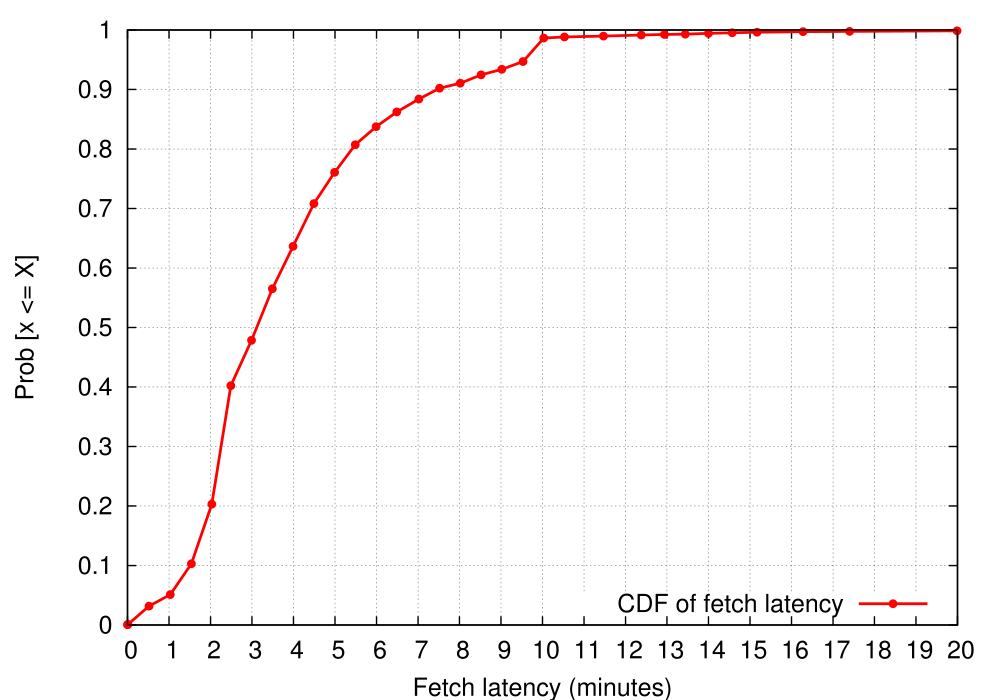

Reproduce this figure in gnuplot.
set yrange [0:1]
set ytics 0.1
set grid 
set xlabel "Fetch latency (minutes)"
set ylabel "Prob [x <= X]"
set key bottom right
set output 'fetch-latency-cdf.eps'
set terminal postscript enhanced color solid 18
set xrange [0:20]
set xtics 1
plot 'fetch-latency-skim.cdf' u ($2):($3) t 'CDF of fetch latency' w lp lw 4 pt 7 
